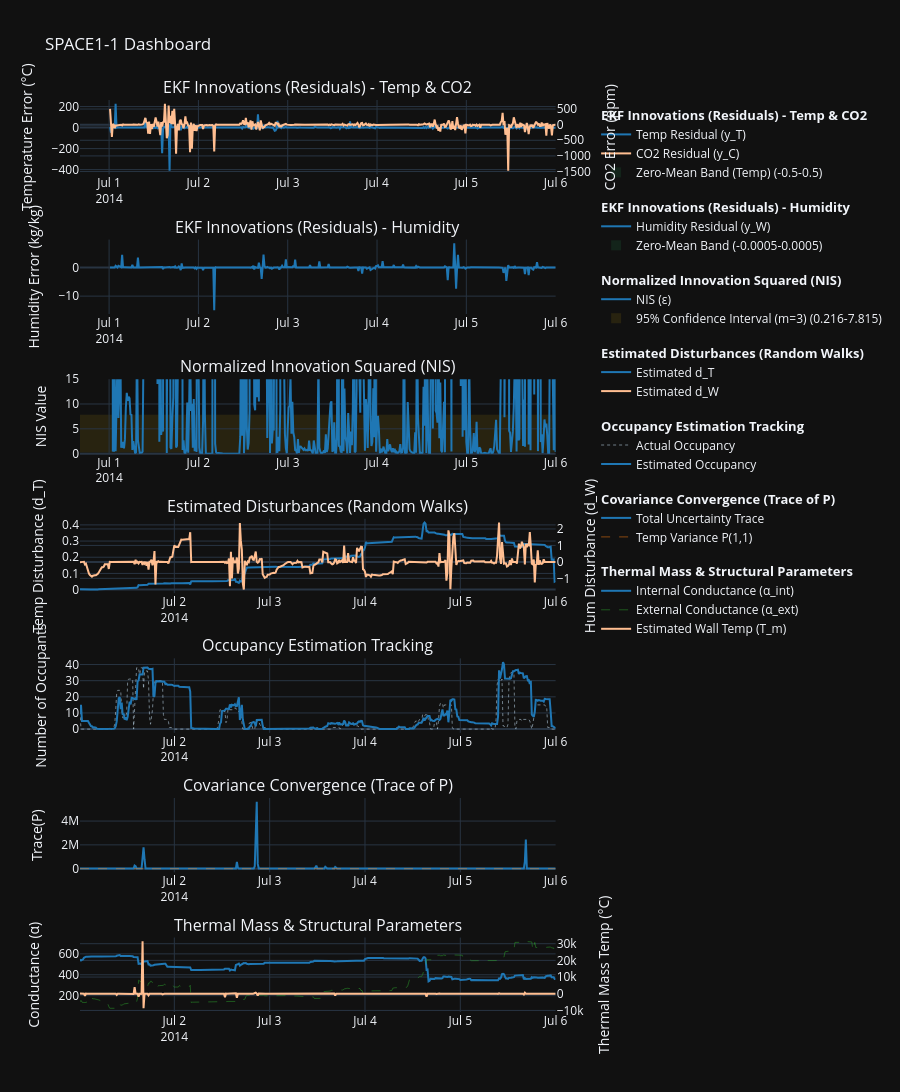
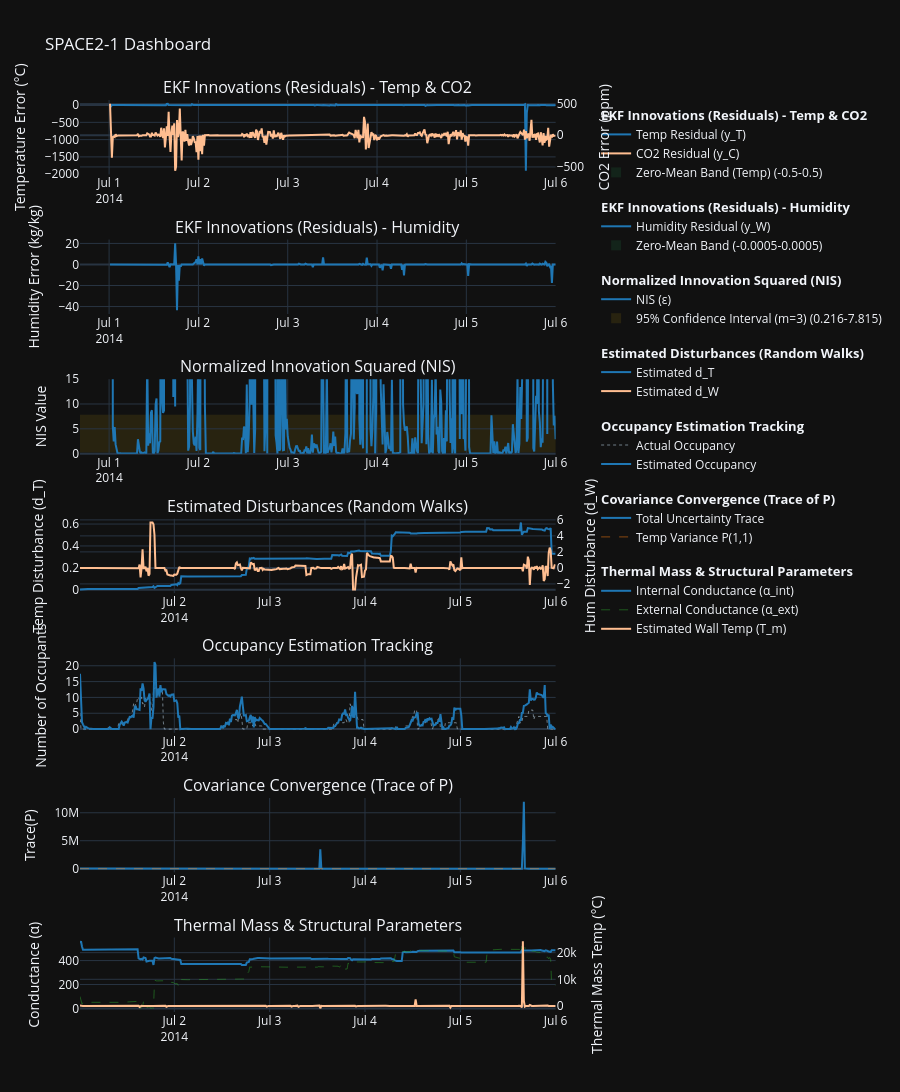
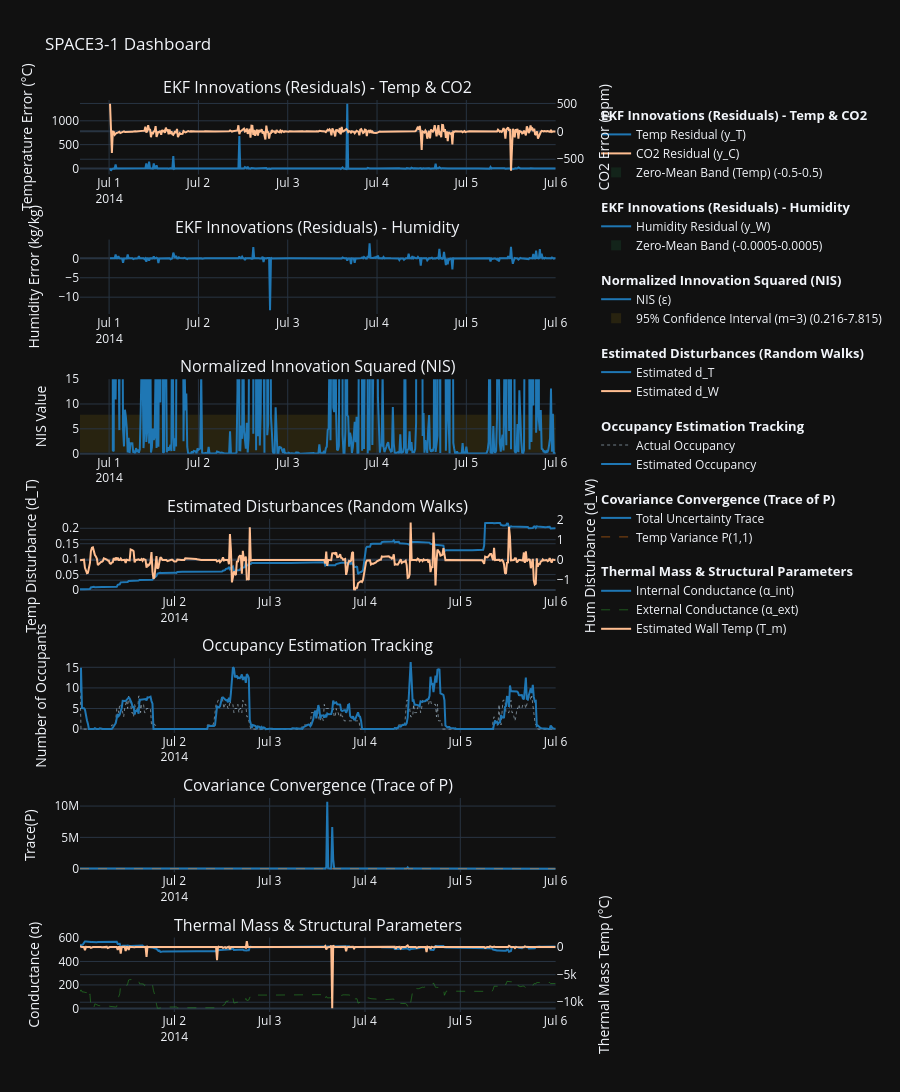
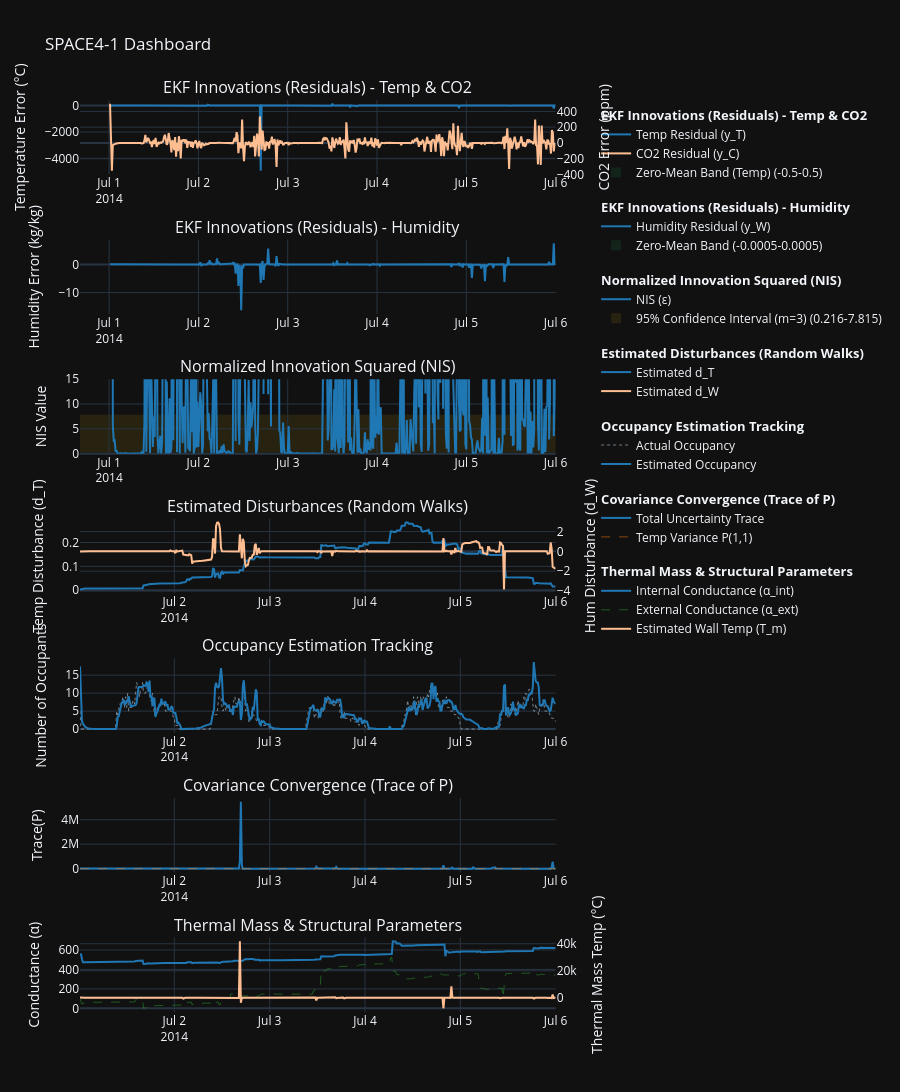

The code cell stored with these charts, in order, in its notebook:
### Markdown cell above
# EKF MONITOR

### Code cell
# Loop from 1 to 5 to generate EKF diagnostic plots for all zones
for i in range(1, 6):
    zone = f"SPACE{i}-1" # 'zone' is defined here first!
    
    # ekf_config is defined INSIDE the loop so the f-strings can use the current 'zone'
    ekf_config = [
        {
            "title": f"EKF Innovations (Residuals) - Temp & CO2",
            "y_label": "Temperature Error (°C)",
            "secondary_y_label": "CO2 Error (ppm)",
            "expected_range": [-0.5, 0.5], 
            "range_color": "rgba(46, 204, 113, 0.1)",
            "expected_label": "Zero-Mean Band (Temp)",
            "traces": [
                # "Zone" gives a solid blue line for primary residual
                {"col": f"{zone}_EKF_y_T_in", "source": "Zone", "name": "Temp Residual (y_T)"},
                # "Other_1" gives a solid orange line for the secondary axis
                {"col": f"{zone}_EKF_y_C_in", "source": "Other_1", "name": "CO2 Residual (y_C)", "secondary_y": True},
            ]
        },
        {
            "title": f"EKF Innovations (Residuals) - Humidity",
            "y_label": "Humidity Error (kg/kg)",
            "expected_range": [-0.0005, 0.0005], 
            "range_color": "rgba(46, 204, 113, 0.1)",
            "expected_label": "Zero-Mean Band",
            "traces": [
                {"col": f"{zone}_EKF_y_W_in", "source": "Zone", "name": "Humidity Residual (y_W)"},
            ]
        },
        {
            "title": f"Normalized Innovation Squared (NIS)",
            "y_label": "NIS Value",
            "y_range": [0, 15],
            "expected_range": [0.216, 7.815], 
            "range_color": "rgba(241, 196, 15, 0.1)",
            "expected_label": "95% Confidence Interval (m=3)",
            "traces": [
                {"col": f"{zone}_EKF_NIS", "source": "Zone", "name": "NIS (ε)"},
            ]
        },
        {
            "title": f"Estimated Disturbances (Random Walks)",
            "y_label": "Temp Disturbance (d_T)",
            "secondary_y_label": "Hum Disturbance (d_W)",
            "traces": [
                {"col": f"{zone}_EKF_x_d_T", "source": "Zone", "name": "Estimated d_T"},
                {"col": f"{zone}_EKF_x_d_W", "source": "Other_1", "name": "Estimated d_W", "secondary_y": True},
            ]
        },
        {
            "title": f"Occupancy Estimation Tracking",
            "y_label": "Number of Occupants",
            "traces": [
                # "Setpoint" gives a thin dotted line for the actual ground truth
                {"col": f"{zone}_Occupants",     "source": "Setpoint", "name": "Actual Occupancy"},
                # "Zone" gives a solid blue line for the EKF's estimate
                {"col": f"{zone}_EKF_x_N_occ",   "source": "Zone",     "name": "Estimated Occupancy"},
            ]
        },
        {
            "title": f"Covariance Convergence (Trace of P)",
            "y_label": "Trace(P)",
            "traces": [
                {"col": f"{zone}_EKF_P_trace", "source": "Zone",    "name": "Total Uncertainty Trace"},
                {"col": f"{zone}_EKF_P_T_in",  "source": "Outside", "name": "Temp Variance P(1,1)"},
            ]
        },
        {
            "title": f"Thermal Mass & Structural Parameters",
            "y_label": "Conductance (α)",
            "secondary_y_label": "Thermal Mass Temp (°C)",
            "traces": [
                {"col": f"{zone}_EKF_x_alpha_int", "source": "Zone",    "name": "Internal Conductance (α_int)"},
                {"col": f"{zone}_EKF_x_alpha_ext", "source": "Supply",  "name": "External Conductance (α_ext)"},
                {"col": f"{zone}_EKF_x_T_m",       "source": "Other_1", "name": "Estimated Wall Temp (T_m)", "secondary_y": True},
            ]
        }
    ]

    fig = build_zone_subplots(df, zone, ekf_config)
    fig.update_layout(height=1800) 
    fig.show()
